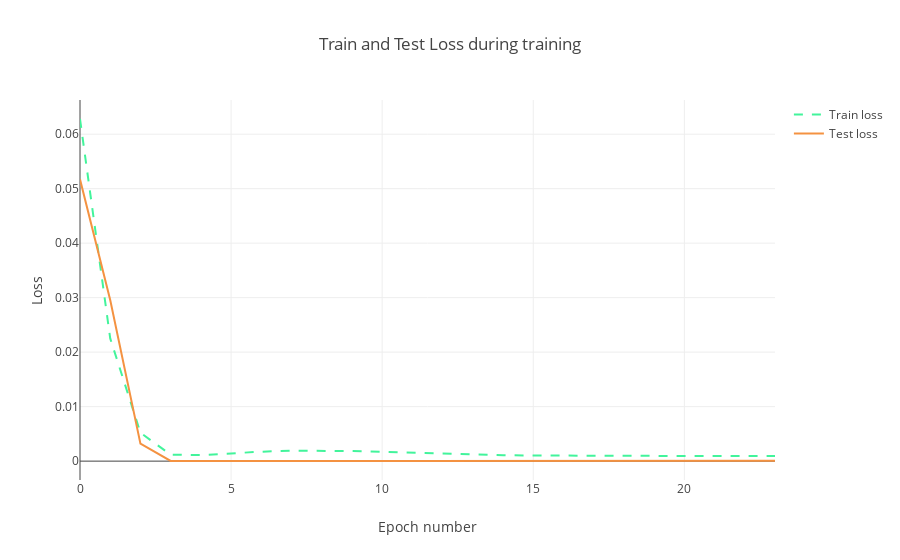

This figure's notebook cell:
### Code cell
trace1 = go.Scatter(
    x = np.arange(0, len(history.history['loss']), 1),
    y = history.history['loss'],
    mode = 'lines',
    name = 'Train loss',
    line = dict(color=('rgb(66, 244, 155)'), width=2, dash='dash')
)
trace2 = go.Scatter(
    x = np.arange(0, len(history.history['val_loss']), 1),
    y = history.history['val_loss'],
    mode = 'lines',
    name = 'Test loss',
    line = dict(color=('rgb(244, 146, 65)'), width=2)
)

data = [trace1, trace2]
layout = dict(title = 'Train and Test Loss during training',
              xaxis = dict(title = 'Epoch number'), yaxis = dict(title = 'Loss'))
fig = dict(data=data, layout=layout)
py.iplot(fig, filename='training_process')

### Figure 1 — Plotly figure (JSON) as saved in the notebook; plotly's stock layout.template omitted (floating-point values rounded to 4 significant figures)
{"data": [{"line": {"color": "rgb(66, 244, 155)", "dash": "dash", "width": 2}, "mode": "lines", "name": "Train loss", "type": "scatter", "uid": "bea138a8-bd08-11e8-94f5-d46a6a9036c7", "x": [0, 1, 2, 3, 4, 5, 6, 7, 8, 9, 10, 11, 12, 13, 14, 15, 16, 17, 18, 19, 20, 21, 22, 23], "y": [0.06279, 0.02252, 0.005214, 0.001176, 0.001102, 0.001453, 0.001734, 0.001905, 0.001938, 0.00186, 0.001707, 0.001524, 0.001345, 0.001199, 0.001095, 0.00103, 0.0009922, 0.0009717, 0.0009603, 0.0009539, 0.0009505, 0.0009492, 0.0009494, 0.0009507]}, {"line": {"color": "rgb(244, 146, 65)", "width": 2}, "mode": "lines", "name": "Test loss", "type": "scatter", "uid": "bea138a9-bd08-11e8-94f5-d46a6a9036c7", "x": [0, 1, 2, 3, 4, 5, 6, 7, 8, 9, 10, 11, 12, 13, 14, 15, 16, 17, 18, 19, 20, 21, 22, 23], "y": [0.05172, 0.02957, 0.0032, 3.942e-05, 2.381e-05, 4.341e-05, 4.991e-05, 5.084e-05, 4.409e-05, 3.518e-05, 2.783e-05, 2.407e-05, 2.377e-05, 2.561e-05, 2.824e-05, 3.09e-05, 3.343e-05, 3.591e-05, 3.847e-05, 4.12e-05, 4.413e-05, 4.73e-05, 5.073e-05, 5.446e-05]}], "layout": {"title": "Train and Test Loss during training", "xaxis": {"title": "Epoch number"}, "yaxis": {"title": "Loss"}}}
